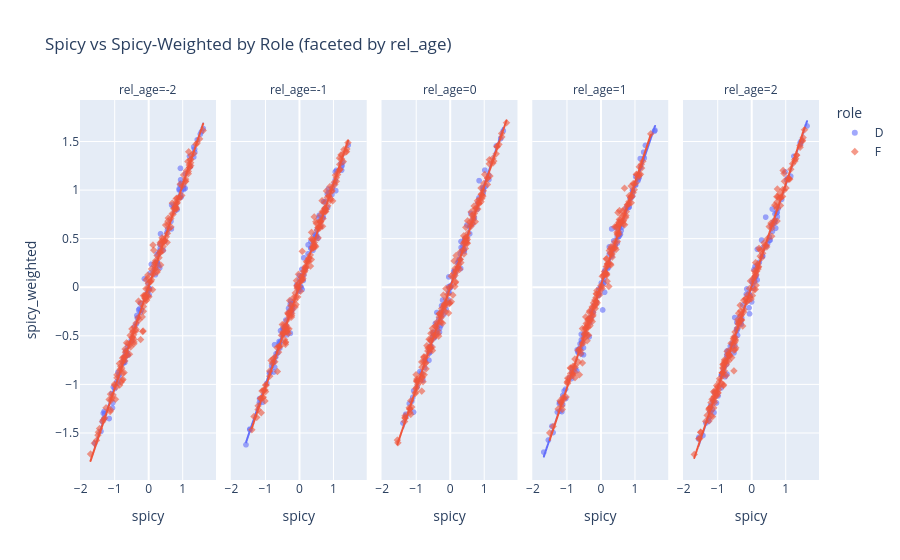

The code cell stored with this chart in its notebook:
### Code cell
order = [-2, -1, 0, 1, 2]
df["rel_age"] = pd.Categorical(
    pd.to_numeric(df["rel_age"], errors="coerce"), categories=order, ordered=True
)


fig_sc = px.scatter(
    df,
    x="spicy_score",
    y="spicy_weighted",
    color="role",
    symbol="role",
    facet_col="rel_age",
    facet_col_wrap=5,
    trendline="ols",  # if statsmodels is available; otherwise remove this line
    title="Spicy vs Spicy-Weighted by Role (faceted by rel_age)",
    labels={"spicy_score": "spicy", "spicy_weighted": "spicy_weighted"},
    opacity=0.6,
    category_orders={"rel_age": order, "role": ["D", "F"]},
)
fig_sc.update_layout(showlegend=True)
fig_sc.show()
